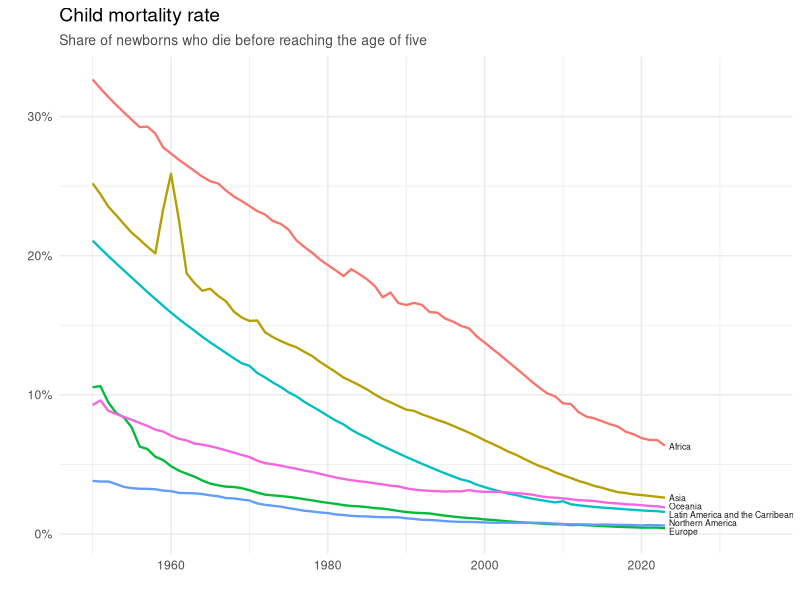

R code for this plot:
## ---- chunk 1
cm <- read.csv("child-mortality-around-the-world.csv", 
               stringsAsFactors=TRUE)
head(cm)
## ---- chunk 2
#| fig-width: 7
#| fig-height: 5
#| fig-dpi: 450
library(ggplot2)
ggplot(cm, aes(x = Year, 
               y = Child.mortality.rate, 
               color = Entity, group = Entity)) +
  geom_line(linewidth = 0.8) +
  scale_y_continuous(labels = function(x) paste0(x, "%")) + 
  scale_x_continuous(limits = c(1950, 2035)) +
  theme_minimal() +
  theme(legend.position = 'none', 
         plot.subtitle = element_text(
          color = "#4a4a4a",  
          size = 10),
         plot.title = element_text(
          size = 14))  +
  labs(
    title = "Child mortality rate",
    subtitle = "Share of newborns who die before reaching the age of five",
    x = "",
    y = "") +
  annotate(
      "text", x = 2023.5, y = 0.2, 
      label = "Europe",
      size = 2.2,
      color = "grey9",
      hjust = 0) +
  annotate(
      "text", x = 2023.5, y = 0.8, 
      label = "Northern America",
      size = 2.2,
      color = "grey9",
      hjust = 0) +
  annotate(
      "text", x = 2023.5, y = 1.4, 
      label = "Latin America and the Carribean",
      size = 2.2,
      color = "grey9",
      hjust = 0) +
   annotate(
      "text", x = 2023.5, y = 2.0, 
      label = "Oceania",
      size = 2.2,
      color = "grey9",
      hjust = 0) +
   annotate(
      "text", x = 2023.5, y = 2.6, 
      label = "Asia",
      size = 2.2,
      color = "grey9",
      hjust = 0) +
   annotate(
      "text", x = 2023.5, y = 6.3, 
      label = "Africa",
      size = 2.2,
      color = "grey9",
      hjust = 0)
